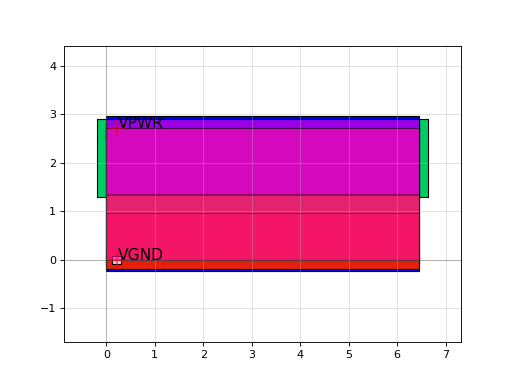

This chart was generated by the following Python code:
import sky130

c = sky130.components.sky130_fd_sc_hd__o31a_4()
c.plot()
